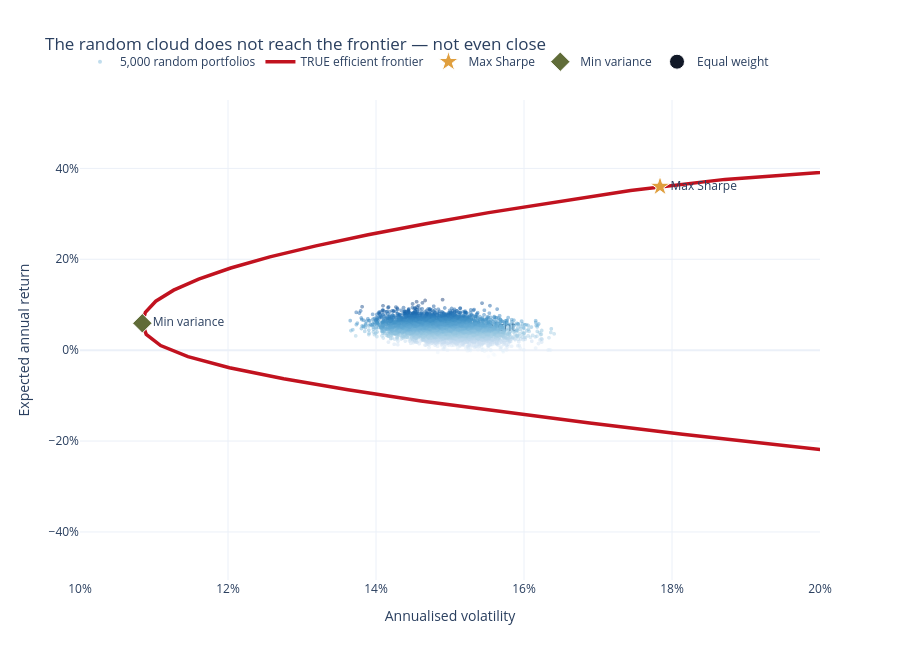

The code cell stored with this chart in its notebook:
### Markdown cell above
### The random-weight cloud is not the frontier

You have almost certainly seen the efficient frontier illustrated by scattering thousands of
random portfolios and admiring the upper edge of the cloud. It is a lovely picture and it is
**badly misleading**, especially as the number of assets grows.

Random weights that sum to one concentrate near equal weight — the more assets, the tighter
that concentration. So the cloud collapses towards the middle of the space and never gets
anywhere near the corners where the optimiser lives. Let us put both on one chart.

### Code cell
# 5,000 random long-only portfolios, the usual way this gets drawn.
rng = np.random.default_rng(0)
W_rand = rng.random((5000, N))
W_rand /= W_rand.sum(axis=1, keepdims=True)
rand_vol = np.sqrt(np.einsum("ij,jk,ik->i", W_rand, cov_tr, W_rand))
rand_ret = W_rand @ mu_tr

w_ms  = max_sharpe(mu_tr, cov_tr)
w_mv  = min_variance(cov_tr)
w_eq  = np.ones(N) / N
inv   = 1 / train.std().values
w_iv  = inv / inv.sum()

fig = go.Figure()
fig.add_trace(go.Scattergl(x=rand_vol, y=rand_ret, mode="markers", name="5,000 random portfolios",
                           marker=dict(size=4, color=rand_ret/rand_vol, colorscale="Blues",
                                       opacity=0.45, showscale=False)))
fig.add_trace(go.Scatter(x=frontier["vol"], y=frontier["ret"], mode="lines",
                         name="TRUE efficient frontier",
                         line=dict(color=AIRM_COLOURS[1], width=3.5)))
for label, w, colour, sym in [("Max Sharpe", w_ms, AIRM_COLOURS[3], "star"),
                              ("Min variance", w_mv, AIRM_COLOURS[4], "diamond"),
                              ("Equal weight", w_eq, "#111827", "circle")]:
    v = np.sqrt(w @ cov_tr @ w); r = w @ mu_tr
    fig.add_trace(go.Scatter(x=[v], y=[r], mode="markers+text", name=label,
                             text=[label], textposition="middle right",
                             marker=dict(size=15, color=colour, symbol=sym,
                                         line=dict(color="white", width=1))))
fig.update_layout(title="The random cloud does not reach the frontier — not even close",
                  template=AIRM_TEMPLATE, height=660,
                  xaxis=dict(title="Annualised volatility", tickformat=".0%",range=[0.1, 0.20]),
                  yaxis=dict(title="Expected annual return", tickformat=".0%"),
                  legend=dict(orientation="h", y=1.11))
fig.show()

print(f"Best Sharpe among 5,000 random portfolios : {(rand_ret/rand_vol).max():.2f}")
print(f"Sharpe of the actual optimum              : {(w_ms@mu_tr)/np.sqrt(w_ms@cov_tr@w_ms):.2f}")
print(f"Highest return reachable by random weights: {rand_ret.max():.1%}")
print(f"Highest return on the true frontier       : {frontier['ret'].max():.1%}")
print(f"\nThe cloud captures only {(rand_ret/rand_vol).max()/((w_ms@mu_tr)/np.sqrt(w_ms@cov_tr@w_ms)):.0%} "
      "of the achievable Sharpe ratio.")

### Figure 1 — Plotly figure (JSON) as saved in the notebook; plotly's stock layout.template omitted (floating-point values rounded to 4 significant figures; data arrays with more than 128 entries replaced by an {"elided": "..."} marker saying what was removed)
{"data": [{"marker": {"color": {"elided": "5000 float values"}, "colorscale": [[0, "rgb(247,251,255)"], [0.125, "rgb(222,235,247)"], [0.25, "rgb(198,219,239)"], [0.375, "rgb(158,202,225)"], [0.5, "rgb(107,174,214)"], [0.625, "rgb(66,146,198)"], [0.75, "rgb(33,113,181)"], [0.875, "rgb(8,81,156)"], [1, "rgb(8,48,107)"]], "opacity": 0.45, "showscale": false, "size": 4}, "mode": "markers", "name": "5,000 random portfolios", "type": "scattergl", "x": {"elided": "5000 float values"}, "y": {"elided": "5000 float values"}}, {"line": {"color": "#c1121f", "width": 3.5}, "mode": "lines", "name": "TRUE efficient frontier", "type": "scatter", "x": [0.44, 0.4029, 0.3679, 0.3354, 0.3056, 0.2789, 0.2564, 0.2385, 0.2229, 0.2084, 0.1946, 0.1814, 0.1689, 0.157, 0.1461, 0.1362, 0.1275, 0.1202, 0.1146, 0.1109, 0.109, 0.1084, 0.1088, 0.1102, 0.1127, 0.116, 0.1204, 0.1257, 0.1319, 0.1389, 0.1467, 0.1552, 0.1645, 0.1744, 0.1872, 0.2077, 0.2441, 0.2919, 0.3623, 0.4562], "y": [-0.4529, -0.4286, -0.4042, -0.3798, -0.3554, -0.3311, -0.3067, -0.2823, -0.2579, -0.2336, -0.2092, -0.1848, -0.1604, -0.1361, -0.1117, -0.08733, -0.06295, -0.03858, -0.0142, 0.01017, 0.03454, 0.05892, 0.08329, 0.1077, 0.132, 0.1564, 0.1808, 0.2052, 0.2295, 0.2539, 0.2783, 0.3027, 0.327, 0.3514, 0.3758, 0.4002, 0.4245, 0.4489, 0.4733, 0.4976]}, {"marker": {"color": "#e09f3e", "line": {"color": "white", "width": 1}, "size": 15, "symbol": "star"}, "mode": "markers+text", "name": "Max Sharpe", "text": ["Max Sharpe"], "textposition": "middle right", "type": "scatter", "x": [0.1784], "y": [0.3601]}, {"marker": {"color": "#606c38", "line": {"color": "white", "width": 1}, "size": 15, "symbol": "diamond"}, "mode": "markers+text", "name": "Min variance", "text": ["Min variance"], "textposition": "middle right", "type": "scatter", "x": [0.1084], "y": [0.05924]}, {"marker": {"color": "#111827", "line": {"color": "white", "width": 1}, "size": 15, "symbol": "circle"}, "mode": "markers+text", "name": "Equal weight", "text": ["Equal weight"], "textposition": "middle right", "type": "scatter", "x": [0.1478], "y": [0.04777]}], "layout": {"height": 660, "legend": {"orientation": "h", "y": 1.11}, "title": {"text": "The random cloud does not reach the frontier — not even close"}, "xaxis": {"range": [0.1, 0.2], "tickformat": ".0%", "title": {"text": "Annualised volatility"}}, "yaxis": {"tickformat": ".0%", "title": {"text": "Expected annual return"}}}}
